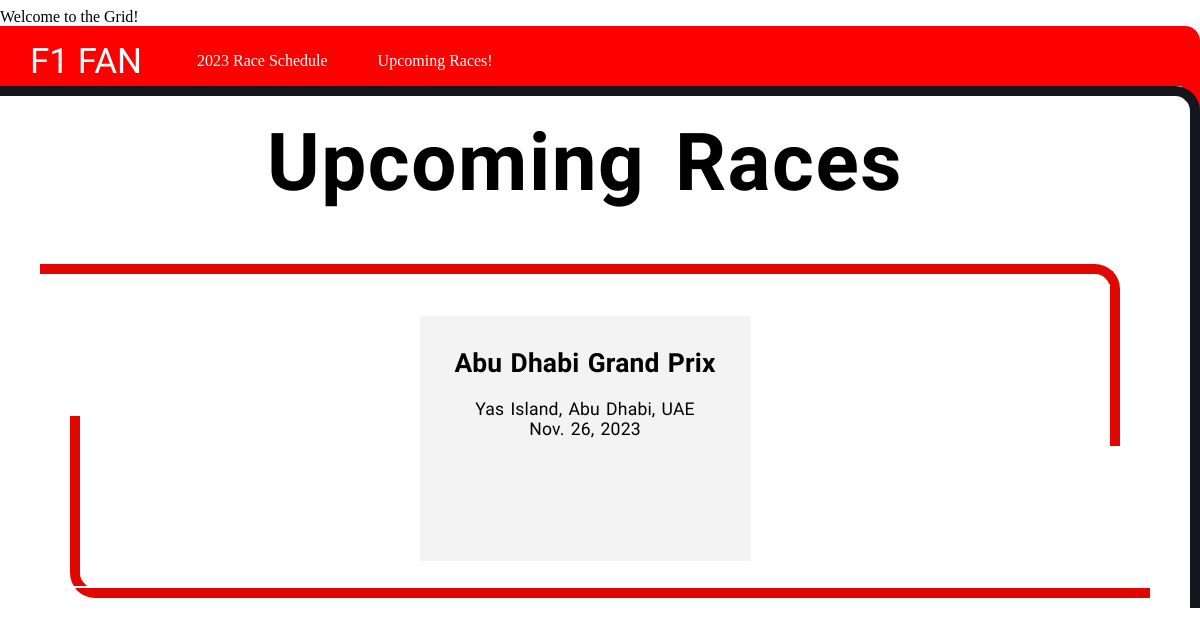
Screenshot of /upcoming/ with the database file from the repository.
### race/models.py (models this page shows, shortened)
class Track(models.Model):
    name = models.CharField(max_length=250)
    location = models.CharField(max_length=250)
    url = models.URLField()
    date = models.DateField(null=True)
    @property
    def has_passed(self):
        return self.date < date.today()

### race/views.py (the view)
# urls.py: path("upcoming/", upcoming_races, name="upcoming_races"),
def upcoming_races(request):
    all_races = Track.objects.all()
    upcoming_races = [race for race in all_races if not race.has_passed]
    context = {
        "upcoming_races": upcoming_races,
    }
    return render(request, "races/upcoming_races.html", context)

### race/templates/races/upcoming_races.html (shortened to what this page needs)
{% extends 'base.html' %}
{% block content %}
<main>
        <h1> Upcoming Races </h1>
        <div class="border">
        <div class="tracks">
            {% for race in upcoming_races %}
            <a href="{%url 'track_detail' race.id %}" class="race-link">
                <div class="track_info">
                    <h2>  {{race.name}} </h2>
                    <div class="small-info"> {{race.location}}</div>
                    <div class="small-info">{{race.date}}</div>
                </div>
            </a>
            {% endfor %}
    </div>
</div>
</main>
{% endblock content %}

### race/static/race.css (style rules this page uses)
html { background-color: white; }
body { margin-left: 0; margin-right: 0; }
.tracks { display: flex; flex-wrap: wrap; gap: 1.75rem; border: 2px, solid, white; justify-content: space-evenly; padding-top: 25px; padding-bottom: 20px; }
.border { position: relative; margin: 40px 40px 40px 60px; border-top-left-radius: 25px; border-bottom-right-radius: 25px; border-bottom-left-radius: 25px; padding-top: 20px; padding-right: 20px; padding-bottom: 20px; z-index: 1; }
.border::before, .border::after { position: absolute; width: 100%; height: 50%; content: ""; z-index: -1; }
.border:after { left: 10px; bottom: 10px; border-left: solid 10px #e10600; border-bottom: solid 10px #e10600; border-bottom-left-radius: 25px; right: 10px; }
.border:before { margin-left: 10px; right: 10px; top: 0; border-top: solid 10px #e10600; border-right: solid 10px #e10600; border-top-right-radius: 25px; }
.track_info { display: block; flex: 1 0 21%; margin: 5px; height: 225px; width:311px; background-color: rgb(243, 243, 243); padding: 10px; text-align: center; font-family: 'Racing Sans One', sans-serif; word-spacing: .1rem; letter-spacing: .01rem; font-size: 1.1rem; }
.small-info { font-family: 'Aleo', serif; font-weight: 300; }
h1 { text-align: center; font-family: 'Racing Sans One', sans-serif; word-spacing: .5rem; letter-spacing: .1rem; font-size: 5rem; margin-top: 0; }
a.race-link { text-decoration: none; color: black; display: block; }

### rows the page displays
Track: name "Abu Dhabi Grand Prix", location "Yas Island, Abu Dhabi, UAE", date "Nov. 26, 2023"
